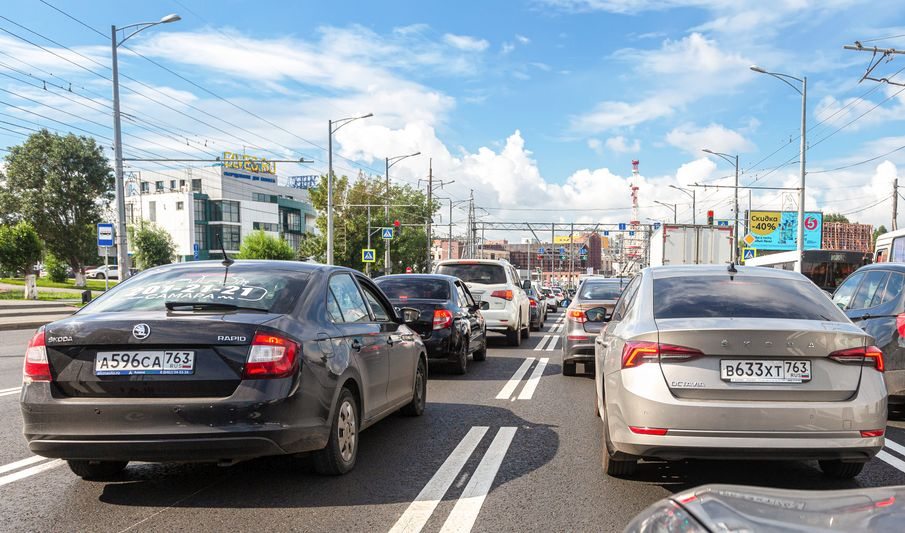
#> input picture OpenCV Projects/License Plate and Faked Content Detection/Russian_2.jpg, 905 x 533 px
$ python 'License Plate Detection.py'
#> lines starting #> are read from the running program, lines starting #| are printed output that depends on the picture; pictures that were not available may be replaced by others from this repository, and a replacement may not be noted
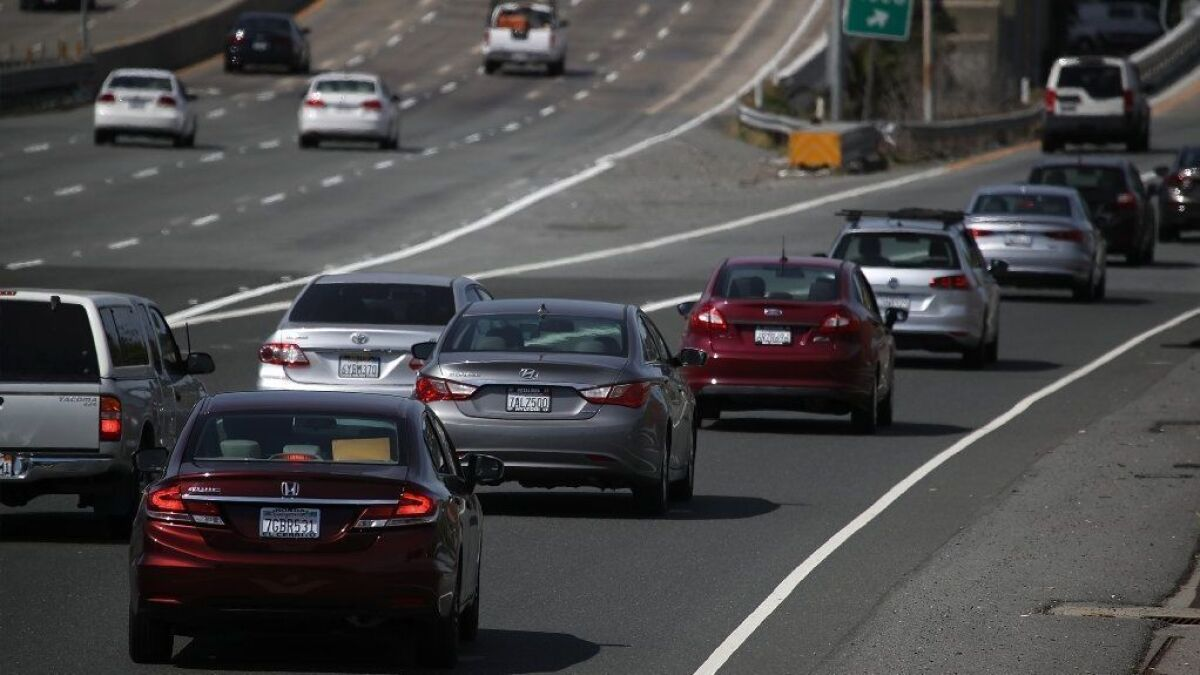
#> input picture OpenCV Projects/License Plate and Faked Content Detection/other_plates.jpg, 1200 x 675 px
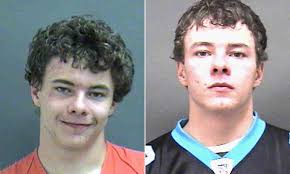
#> input picture OpenCV Projects/Face recognition and object detection/Subject 1.jpg, 290 x 174 px, given in place of RUS.jpg, which was not available
# The goal of this project is to write algorithms for license plate detection and license plate character
# recognition.  Select three color images from the internet that meet the following requirements:
#
#     1. Two images containing vehicles with Russian license plates and one image of vehicles with a non-Russian plate.
#     2. All images should include the entire vehicle and not just the license plate.
#     3. At least one image with Russian plates should display the license plate far away.
#     4. At least one image should include multiple vehicles.
#     5. All images should vary in light illumination and color intensity.

# First, using the appropriate trained cascade classifier
# Links to an external site., write one algorithm to detect the Russian license plate in the gray scaled versions of
# the original images.  Put a red boundary box around the detected plate in the image in order to see what region the
# classifier deemed as a license plate.  If expected results are not achieved on the unprocessed images,
# apply processing steps before implementing the classifier for optimal results.
#
# After the license plates have been successfully detected, you will want to process only the extracted plate region
# before applying character recognition on it.  Although the license plate number classifier Links to an external
# site. is fairly accurate, it is important that all license plates are rotated and scaled so that they are
# horizontally aligned. If expected results are not achieved, implement more image processing for optimal character
# recognition.

import cv2 as cv
import matplotlib.pyplot as plot


# The class below contains the Russian & non-Russian vehicles with license plates in the traffic for processing.
# All the cv2 parameter have been set for reading the images.
class imgList:
    traffic1 = "Russian_2.jpg"
    source1 = cv.imread(traffic1)
    colorSrc = cv.cvtColor(source1, cv.COLOR_RGB2BGR)
    colorSrc2 = cv.cvtColor(source1, cv.IMREAD_COLOR)

    traffic2 = "other_plates.jpg"
    source2 = cv.imread(traffic2, cv.IMREAD_COLOR)
    colorSrc3 = cv.cvtColor(source2, cv.COLOR_RGB2BGR)

    traffic3 = "RUS.jpg"
    source3 = cv.imread(traffic3, cv.IMREAD_COLOR)
    colorSrc4 = cv.cvtColor(source3, cv.COLOR_RGB2BGR)

    message = "Option #1: License Plate Detection and Faked Content\n"
    message2 = "Converted to gray scale."


# This class contains the cascade classifiers required for plate & character detection.
class cascading:
    license_plate = cv.CascadeClassifier('haarcascade_licence_plate_rus_16stages.xml')
    license_number = cv.CascadeClassifier('haarcascade_russian_plate_number.xml')


# This class loads the images and converts them from RGB to gray for detection.
class imgLoad:
    images1 = [imgList.traffic1, imgList.traffic2, imgList.traffic3]

    for imgs in images1:
        source = cv.imread(imgs)
        img_ready = cv.cvtColor(source, cv.COLOR_RGB2BGR)

        if imgs == imgList.traffic1:
            traffic_Gray1 = cv.cvtColor(source, cv.COLOR_BGR2GRAY)
            cv.imwrite("Gray_Rus_Traffic.jpg", traffic_Gray1)

        if imgs >= imgList.traffic2:
            traffic_Gray2 = cv.cvtColor(source, cv.COLOR_BGR2GRAY)
            cv.imwrite("Gray_US_Traffic.jpg", traffic_Gray2)

        if imgs <= imgList.traffic3:
            traffic_Gray3 = cv.cvtColor(source, cv.COLOR_BGR2GRAY)
            cv.imwrite("Gray_Rus2_Traffic.jpg", traffic_Gray3)

    print(imgList.message, imgList.message2)


# The function plots the images for comparison.
def imgPlot():
    fig, axes = plot.subplots(2, 3)
    fig.suptitle("Color to Gray Conversion For Detection")

    axes[0, 0].set_title("Russian Traffic")
    axes[0, 1].set_title("US Traffic")
    axes[0, 2].set_title("Car w/RU plate")

    axes[0, 0].set_ylabel("Color")
    axes[0, 0].imshow(imgList.colorSrc)

    axes[0, 1].imshow(imgList.colorSrc3)
    axes[0, 2].imshow(imgList.colorSrc4)

    axes[1, 0].set_ylabel("Gray Scale")
    axes[1, 0].imshow(imgLoad.traffic_Gray1, cmap='gray')

    axes[1, 1].imshow(imgLoad.traffic_Gray2, cmap='gray')
    axes[1, 2].imshow(imgLoad.traffic_Gray3, cmap='gray')

    plot.show()


# This class reloads the converted gray images for the detection process.
class gray_imgs:
    g_traffic1 = "Gray_Rus_Traffic.jpg"
    g_traffic2 = "Gray_US_Traffic.jpg"
    g_traffic3 = "Gray_Rus2_Traffic.jpg"


# The function detects and extract the detected Russian license plates for character recognition.
def plate_detector1():
    cam = 1

    gray_1 = gray_imgs.g_traffic1

    source3 = cv.imread(gray_1)
#> source3: shape (533, 905, 3); min 0, max 255, mean 149.9
    size = 1900.0 / source3.shape[1]
#> size = 2.1
    dim = (1900, int(source3.shape[0] * size))
#> dim = (1900, 1119)
    resize = cv.resize(source3, dim, interpolation=cv.INTER_AREA)
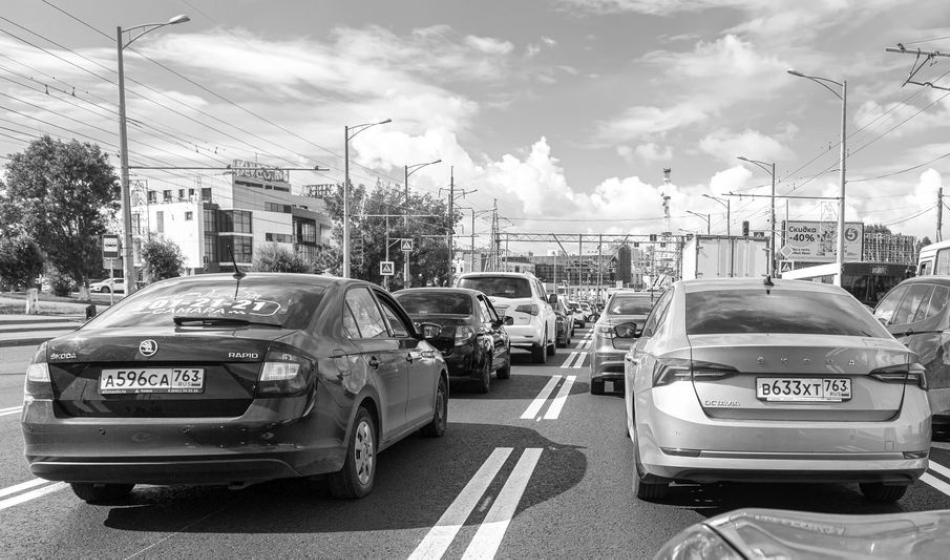
#> resize: shape (1119, 1900, 3) (shown at 1/2 size); min 0, max 255, mean 149.8

    num_Plate = cascading.license_plate
    num_Plate_Det1 = num_Plate.detectMultiScale(resize, scaleFactor=1.05, minNeighbors=5)
#> num_Plate_Det1 = [[1506, 748, 204, 51], [188, 727, 231, 58]]
    print('Number of detected license plates:', len(num_Plate_Det1))
#| Number of detected license plates: 2

    for (x, y, w, h) in num_Plate_Det1:
        cv.rectangle(resize, (x, y), (x + w, y + h), (0, 0, 255), 2)
        cv.putText(resize, "RU_License Plate", (x - 20, y - 10),
                   cv.FONT_HERSHEY_COMPLEX, 0.5, (0, 0, 255), 2)

        plate_num1 = resize[y:y + h, x:x + w]
        cv.imshow("RU_License plate", plate_num1)
        cv.imwrite("RU_License plate_1.jpg", plate_num1)
        cv.imshow("Plate detected", resize)
        cv.waitKey(0)
        cv.destroyAllWindows()

        while cam < 2:
            cv.imwrite("RU_License plate_2.jpg", plate_num1)
            cam += 1
#> this loop made 2 passes
#> after the loop, cam = 2


# The function detects and extract the detected non-Russian license plates for character recognition.
def plate_detector2():
    cam_1 = 1
    cam_2 = 2
    cam_3 = 3

    gray_2 = gray_imgs.g_traffic2

    source2 = cv.imread(gray_2)
#> source2: shape (675, 1200, 3); min 0, max 255, mean 71.3
    size = 1900.0 / source2.shape[1]
#> size = 1.58
    dim = (1900, int(source2.shape[0] * size))
#> dim = (1900, 1068)
    resize_2 = cv.resize(source2, dim, interpolation=cv.INTER_AREA)

    num_Plate_2 = cascading.license_plate
    num_Plate_Det_2 = num_Plate_2.detectMultiScale(resize_2, scaleFactor=1.05, minNeighbors=2)
#> num_Plate_Det_2 = [[534, 569, 72, 18], [412, 821, 93, 23], [538, 568, 98, 25], [1357, 418, 134, 33], [744, 619, 133, 33]]
    print('Number of detected license plates:', len(num_Plate_Det_2))
#| Number of detected license plates: 5

    for (x, y, w, h) in num_Plate_Det_2:
        cv.rectangle(resize_2, (x, y), (x + w, y + h), (0, 0, 255), 2)
        cv.putText(resize_2, "US_License Plate", (x - 20, y - 10),
                   cv.FONT_HERSHEY_COMPLEX, 0.5, (0, 0, 255), 2)

        plate_num2 = resize_2[y:y + h, x:x + w]
        cv.imshow("US_License plate", plate_num2)
        while cam_1 < 2:
            cv.imwrite("US_License plate_1.jpg", plate_num2)
            cam_1 += 1
            break

        while cam_2 < 4:
            cv.imwrite("US_License plate_2.jpg", plate_num2)
            cam_2 += 1
            break

        while cam_3 < 8:
            cv.imwrite("US_License plate_3.jpg", plate_num2)
            cam_3 += 1
            break

        cv.imshow("Plate detected", resize_2)
        cv.waitKey(0)
        cv.destroyAllWindows()
#> this loop made 5 passes
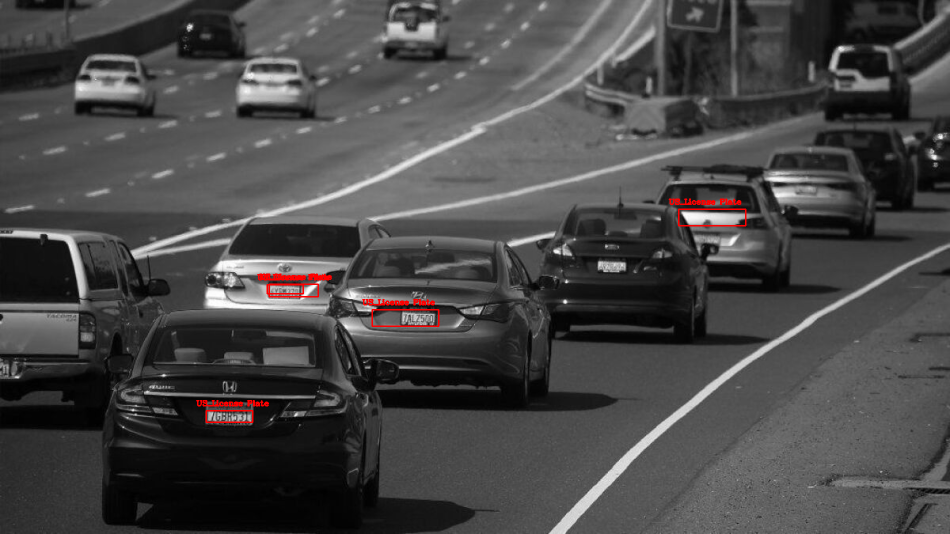
#> resize_2: shape (1068, 1900, 3) (shown at 1/2 size); mean B, G, R 70.9, 70.9, 71.9
#> after the loop, cam_1 = 2; cam_2 = 4; cam_3 = 8


def plate_detector3():
    cam_4 = 1

    gray_3 = gray_imgs.g_traffic3

    source3 = cv.imread(gray_3)
#> source3: shape (174, 290, 3); min 0, max 255, mean 136.6
    size = 1900.0 / source3.shape[1]
#> size = 6.55
    dim = (1900, int(source3.shape[0] * size))
#> dim = (1900, 1140)
    resize_3 = cv.resize(source3, dim, interpolation=cv.INTER_AREA)

    Plate = cascading.license_plate
    Plate_Det = Plate.detectMultiScale(resize_3, scaleFactor=1.05, minNeighbors=5)
#> Plate_Det = ()
    print('Number of detected license plates:', len(Plate_Det))
#| Number of detected license plates: 0

    for (x, y, w, h) in Plate_Det:
        cv.rectangle(resize_3, (x, y), (x + w, y + h), (0, 0, 255), 2)
        cv.putText(resize_3, "RU_License Plate", (x - 20, y - 10),
                   cv.FONT_HERSHEY_COMPLEX, 0.5, (0, 0, 255), 2)

        plate_num_D = resize_3[y:y + h, x:x + w]
        cv.imshow("RU_plate_SINGLE_V", plate_num_D)
        cv.imwrite("RU_plate_SINGLE_1.jpg", plate_num_D)
        cv.imshow("Plate detected", resize_3)
        cv.waitKey(0)
        cv.destroyAllWindows()

        while cam_4 < 2:
            cv.imwrite("RU_plate_SINGLE_2.jpg", plate_num_D)
            cam_4 += 1
#> this loop made 0 passes
#> after the loop, cam_4 = 1


# This class reloads all the detected and extracted license plates for character recognition.
class license_Plates:
    RU_plate1 = "RU_License plate_1.jpg"
    RU_plate2 = "RU_License plate_2.jpg"

    RU_plate3 = "RU_plate_SINGLE_1.jpg"
    RU_plate4 = "RU_plate_SINGLE_2.jpg"

    US_plate1 = "US_License plate_1.jpg"
    US_plate2 = "US_License plate_2.jpg"
    US_plate3 = "US_License plate_3.jpg"


# This function detects the characters on the Russian license plates.
def plate_char_reco1():
    sensor_1 = 1
    sensor_2 = 2
    sensor_3 = 3

    plates_RU = [license_Plates.RU_plate1, license_Plates.RU_plate2, license_Plates.RU_plate3, license_Plates.RU_plate4]

    for sensor in plates_RU:
        source_4 = cv.imread(sensor)
        size = 400.0 / source_4.shape[1]
#> size = 1.73
        dim = (400, int(source_4.shape[0] * size))
#> dim = (400, 100)
        resize_RU = cv.resize(source_4, dim, interpolation=cv.INTER_AREA)

        resize_RU_flip1 = cv.flip(resize_RU, 0)
        resize_RU_flip2 = cv.flip(resize_RU, 1)
        resize_RU_flip3 = cv.flip(resize_RU, -1)

        resize_RU_rotate1 = cv.rotate(resize_RU, cv.ROTATE_90_CLOCKWISE)
        resize_RU_rotate2 = cv.rotate(resize_RU, cv.ROTATE_90_COUNTERCLOCKWISE)
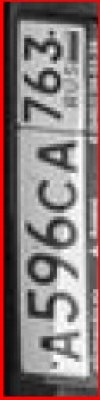
#> resize_RU_rotate2: shape (400, 100, 3); mean B, G, R 120.9, 121, 137.1
        resize_RU_rotate3 = cv.rotate(resize_RU, cv.ROTATE_180)

        rotations = [resize_RU,
                     resize_RU_flip1,
                     resize_RU_flip2,
                     resize_RU_flip3,
                     resize_RU_rotate1,
                     resize_RU_rotate2,
                     resize_RU_rotate3]

        for aligned in rotations:
            num_Plate_3 = cascading.license_number
            num_Plate_Det_3 = num_Plate_3.detectMultiScale(aligned, scaleFactor=1.02, minNeighbors=2)
            print('Number of detected Characters:', len(num_Plate_Det_3))

            for (x, y, w, h) in num_Plate_Det_3:
                cv.rectangle(aligned, (x, y), (x + w, y + h), (0, 0, 255), 2)
                cv.putText(aligned, "RU_Charters", (x - 20, y - 10),
                           cv.FONT_HERSHEY_COMPLEX, 0.5, (0, 0, 255), 2)

                plate_num_3 = aligned[y:y + h, x:x + w]
                cv.imshow("Characters detected", aligned)

                while sensor_1 < 6:
                    cv.imwrite("RU_Char_1.jpg", plate_num_3)
                    sensor_1 += 1
                    break

                while sensor_2 < 6:
                    cv.imwrite("RU_Char_2.jpg", plate_num_3)
                    sensor_2 += 1
                    break

                while sensor_3 < 6:
                    cv.imwrite("RU_Char_3.jpg", plate_num_3)
                    sensor_3 += 1
                    break

                cv.imshow("RU_plate_Char", plate_num_3)
                cv.imwrite("RU_Char_4.jpg", plate_num_3)
                cv.waitKey(0)
                cv.destroyAllWindows()
#> this loop made 7 passes
#> num_Plate_Det_3 on passes 1, 2, 3, 4, 7: [[6, 0, 271, 90], [71, 2, 292, 97]], [[48, 12, 255, 85]], [[9, 6, 270, 90]], [[150, 13, 243, 81]], [[150, 13, 243, 81]]
#| Number of detected Characters: 2
#| Number of detected Characters: 1
#| Number of detected Characters: 1
#| Number of detected Characters: 1
#| Number of detected Characters: 0
#| Number of detected Characters: 0
#| Number of detected Characters: 1
#> pass 1, in plate_char_reco1, `cv.imshow("Characters detected", aligned)`:
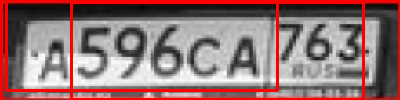
#> window 'Characters detected': shape (100, 400, 3); mean B, G, R 114.3, 114.3, 146
#> pass 1, in plate_char_reco1, `cv.imwrite("RU_Char_1.jpg", plate_num_3)`:
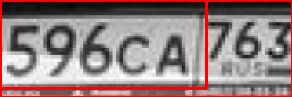
#> saved as RU_Char_1.jpg: shape (97, 292, 3); mean B, G, R 126.7, 126.7, 147.7
#> after the loop, sensor_1 = 6; sensor_2 = 6; sensor_3 = 6
#> pass 3 of the loop in plate_char_reco1, `for sensor in plates_RU:`:
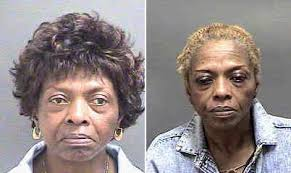
#> input picture OpenCV Projects/Face recognition and object detection/Subject 2.jpg, 291 x 173 px, given in place of RU_plate_SINGLE_1.jpg, which was not available
#> in plate_char_reco1, source_4 is the input picture: shape (173, 291, 3); mean B, G, R 134.7, 135.7, 146.5
#> resize_RU: shape (237, 400, 3)
#> resize_RU_flip1: shape (237, 400, 3)
#> resize_RU_flip2: shape (237, 400, 3)
#> in plate_char_reco1, `resize_RU_flip3 = cv.flip(resize_RU, -1)`:
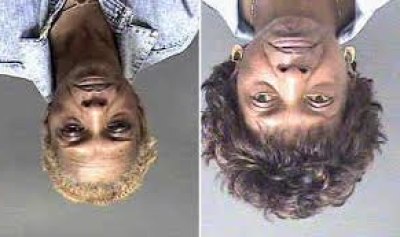
#> resize_RU_flip3: shape (237, 400, 3); mean B, G, R 134.7, 135.6, 146.4
#> in plate_char_reco1, `resize_RU_rotate1 = cv.rotate(resize_RU, cv.ROTATE_90_CLOCKWISE)`:
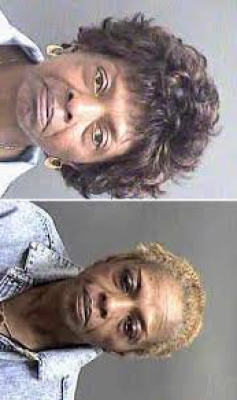
#> resize_RU_rotate1: shape (400, 237, 3); mean B, G, R 134.7, 135.6, 146.4
#> the loop in plate_char_reco1, `for aligned in rotations:` made 7 passes
#| Number of detected Characters: 0
#| Number of detected Characters: 0
#| Number of detected Characters: 0
#| Number of detected Characters: 0
#| Number of detected Characters: 0
#> (further printed lines are left out)
#> the loop made 4 passes; the first 3 are shown


# This function detects the characters on the non-Russian license plates.
def plate_char_reco2():
    sensor_1 = 1
#> sensor_1 = 1
    sensor_2 = 2
    sensor_3 = 3

    plates_US = [license_Plates.US_plate1,
                 license_Plates.US_plate2,
                 license_Plates.US_plate3]

    for sensors in plates_US:
        source_4 = cv.imread(sensors)
        size = 380.0 / source_4.shape[1]
#> size = 5.28
        dim = (380, int(source_4.shape[0] * size))
#> dim = (380, 95)
        resize_US = cv.resize(source_4, dim, interpolation=cv.INTER_AREA)

        resize_US_flip1 = cv.flip(resize_US, 0)
        resize_US_flip2 = cv.flip(resize_US, 1)
        resize_US_flip3 = cv.flip(resize_US, -1)

        resize_US_rotate1 = cv.rotate(resize_US, cv.ROTATE_90_CLOCKWISE)
        resize_US_rotate2 = cv.rotate(resize_US, cv.ROTATE_90_COUNTERCLOCKWISE)
        resize_US_rotate3 = cv.rotate(resize_US, cv.ROTATE_180)

        rotations = [resize_US_flip1, resize_US_flip2, resize_US_flip3, resize_US_rotate1, resize_US_rotate2,
                     resize_US_rotate3, resize_US]

        for alignment in rotations:
            char_Plate_3 = cascading.license_number
            char_Plate_Det_3 = char_Plate_3.detectMultiScale(alignment, scaleFactor=1.02, minNeighbors=2)
            print('Number of detected Characters:', len(char_Plate_Det_3))

            for (x, y, w, h) in char_Plate_Det_3:
                cv.rectangle(alignment, (x, y), (x + w, y + h), (0, 0, 255), 2)
                cv.putText(alignment, "RU_Charters", (x - 20, y - 10),
                           cv.FONT_HERSHEY_COMPLEX, 0.5, (0, 0, 255), 2)

                plate_char = alignment[y:y + h, x:x + w]
                cv.imshow("Characters detected", alignment)

                while sensor_1 < 4:
                    cv.imwrite("US_Char_1.jpg", plate_char)
                    sensor_1 += 1
                    break

                while sensor_2 < 5:
                    cv.imwrite("US_Char_2.jpg", plate_char)
                    sensor_2 += 1
                    break

                while sensor_3 < 6:
                    cv.imwrite("US_Char_3.jpg", plate_char)
                    sensor_3 += 1
                    break

                cv.imshow("US_plate_Char", plate_char)
                cv.imwrite("US_Char_4.jpg", plate_char)
                cv.waitKey(0)
                cv.destroyAllWindows()
#> pass 3 of the loop in plate_char_reco2, `for sensors in plates_US:`:


# This function runs the entire code.
def main():
    imgPlot()
    plate_detector1()
    plate_detector2()
    plate_detector3()
    plate_char_reco1()
    plate_char_reco2()


if __name__ == "__main__":
    main()
